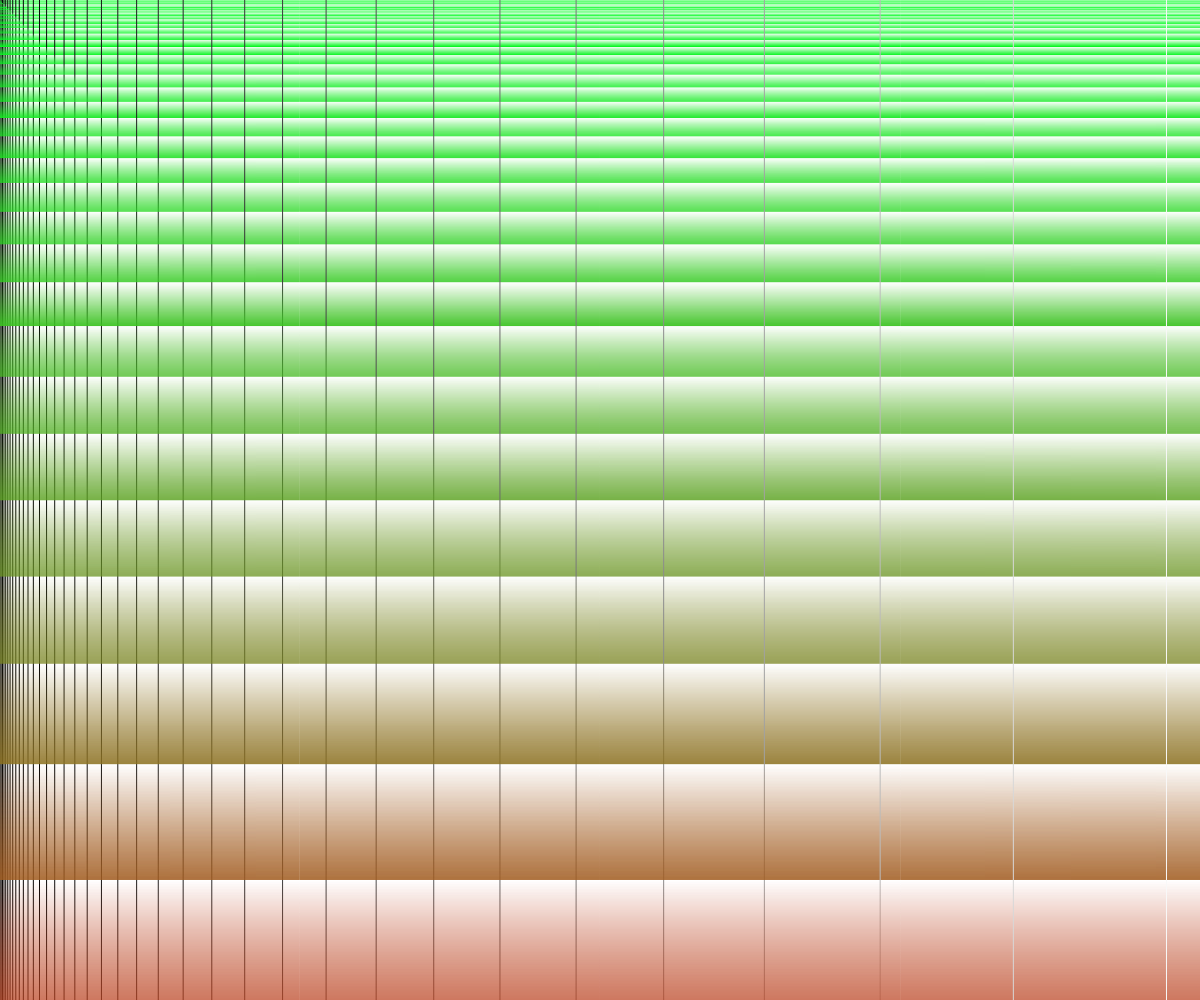
Frame 1 (no input)
Frame 60 (no input): identical to frame 1, image omitted
Frame 120 (the mouse pressed at the canvas centre since frame 60): identical to frame 1, image omitted

The p5.js sketch that drew this single still picture (run headless with seeded random() and noise() and a simulated clock; from frame 60 on, the mouse is pressed at the canvas centre):

// p5.js sketch
// ── sketch.js


// function = acomplish task 
// running 
// 
// () = run
/*
  declaring 
  function setup(){
   
  }
*/ 
function setup() {
  
  createCanvas(windowWidth, windowHeight) // size in pixels, resolution 
  

  



}

function draw() {
  
    background(255) // built-in color
  // fill(random(100,255),0,34)
  // // ellipse(mouseX, mouseY, 20, 20)
  // square(mouseX, mouseY, random(55), 20);
  let step = 1 
  for (let x = 0; x < width; x+=step ){
    
    let val = x/width*255 // maping a value to a new domain
    stroke(val)
    line(x,0,x,height)
    step *=1.15
  
  
    for (let t = 0; t < step; t+=1){ 
      let val2 = t/step*255 
      stroke(val, 255-val, 34, val2)
      line(0,x+t,width,x+t)
    }
    
  } 

}
